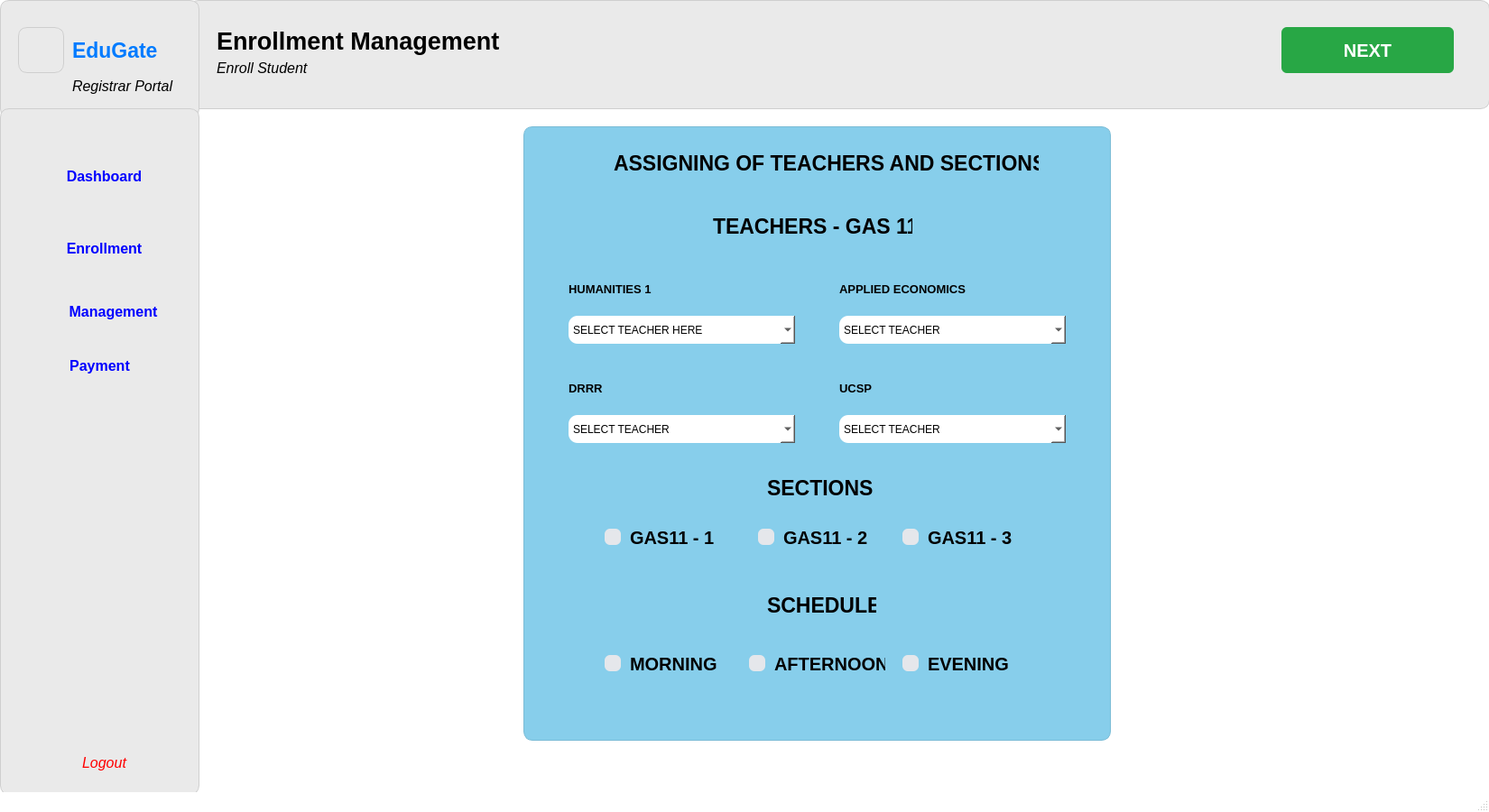
<?xml version="1.0" encoding="UTF-8"?>
<ui version="4.0">
 <class>MainWindow</class>
 <widget class="QMainWindow" name="MainWindow">
  <property name="geometry">
   <rect>
    <x>0</x>
    <y>0</y>
    <width>1650</width>
    <height>900</height>
   </rect>
  </property>
  <property name="sizePolicy">
   <sizepolicy hsizetype="Fixed" vsizetype="Fixed">
    <horstretch>0</horstretch>
    <verstretch>0</verstretch>
   </sizepolicy>
  </property>
  <property name="minimumSize">
   <size>
    <width>1650</width>
    <height>900</height>
   </size>
  </property>
  <property name="maximumSize">
   <size>
    <width>1650</width>
    <height>900</height>
   </size>
  </property>
  <property name="windowTitle">
   <string>MainWindow</string>
  </property>
  <property name="styleSheet">
   <string notr="true">QMainWindow {
    background-color: white;
}
</string>
  </property>
  <widget class="QWidget" name="centralwidget">
   <widget class="QWidget" name="widget" native="true">
    <property name="geometry">
     <rect>
      <x>210</x>
      <y>0</y>
      <width>1441</width>
      <height>121</height>
     </rect>
    </property>
    <property name="styleSheet">
     <string notr="true">QWidget {
    background-color: #eaeaea;  
    border: 1px solid #cfcfcf;
    border-radius: 10px;
}
</string>
    </property>
    <widget class="QLabel" name="label">
     <property name="geometry">
      <rect>
       <x>30</x>
       <y>20</y>
       <width>341</width>
       <height>51</height>
      </rect>
     </property>
     <property name="font">
      <font>
       <family>Segoe UI</family>
       <pointsize>20</pointsize>
       <weight>75</weight>
       <italic>false</italic>
       <bold>true</bold>
      </font>
     </property>
     <property name="styleSheet">
      <string notr="true">QLabel {
    background-color: #eaeaea;   /* match your widget color */
    border: none;                /* remove border */
    color: #000;                 /* text color (change if needed) */
}
</string>
     </property>
     <property name="text">
      <string>Enrollment Management</string>
     </property>
    </widget>
    <widget class="QLabel" name="label_2">
     <property name="geometry">
      <rect>
       <x>30</x>
       <y>60</y>
       <width>171</width>
       <height>31</height>
      </rect>
     </property>
     <property name="font">
      <font>
       <family>Segoe UI</family>
       <pointsize>12</pointsize>
       <weight>50</weight>
       <italic>true</italic>
       <bold>false</bold>
      </font>
     </property>
     <property name="styleSheet">
      <string notr="true">QLabel {
    background-color: #eaeaea;   /* match your widget color */
    border: none;                /* remove border */
    color: #000;                 /* text color (change if needed) */
}
</string>
     </property>
     <property name="text">
      <string>Enroll Student</string>
     </property>
    </widget>
    <widget class="QPushButton" name="pushButton_5">
     <property name="geometry">
      <rect>
       <x>1210</x>
       <y>30</y>
       <width>191</width>
       <height>51</height>
      </rect>
     </property>
     <property name="font">
      <font>
       <family>Segoe UI</family>
       <pointsize>15</pointsize>
       <weight>75</weight>
       <bold>true</bold>
      </font>
     </property>
     <property name="styleSheet">
      <string notr="true">QPushButton {
    background-color: #28a745;
    color: white;
    border: none;
    border-radius: 6px;
    padding: 5px 12px;
}
</string>
     </property>
     <property name="text">
      <string>NEXT</string>
     </property>
    </widget>
   </widget>
   <widget class="QWidget" name="widget_3" native="true">
    <property name="geometry">
     <rect>
      <x>0</x>
      <y>0</y>
      <width>221</width>
      <height>131</height>
     </rect>
    </property>
    <property name="styleSheet">
     <string notr="true">QWidget {
    background-color: #eaeaea;  
    border: 1px solid #cfcfcf;
    border-radius: 10px;
}
</string>
    </property>
    <widget class="QLabel" name="label_3">
     <property name="geometry">
      <rect>
       <x>20</x>
       <y>30</y>
       <width>51</width>
       <height>51</height>
      </rect>
     </property>
     <property name="text">
      <string/>
     </property>
     <property name="pixmap">
      <pixmap>../../../Downloads/ChatGPT Image Dec 10, 2025, 02_26_54 PM.png</pixmap>
     </property>
     <property name="scaledContents">
      <bool>true</bool>
     </property>
    </widget>
    <widget class="QLabel" name="label_4">
     <property name="geometry">
      <rect>
       <x>80</x>
       <y>30</y>
       <width>111</width>
       <height>51</height>
      </rect>
     </property>
     <property name="font">
      <font>
       <family>Segoe UI</family>
       <pointsize>17</pointsize>
       <weight>75</weight>
       <italic>false</italic>
       <bold>true</bold>
      </font>
     </property>
     <property name="styleSheet">
      <string notr="true">QLabel {
    color: #007BFF;    /* nice clean blue */
    background-color: transparent;   /* optional */
    border: none;                    /* optional */
}
</string>
     </property>
     <property name="text">
      <string>EduGate</string>
     </property>
    </widget>
    <widget class="QLabel" name="label_5">
     <property name="geometry">
      <rect>
       <x>80</x>
       <y>80</y>
       <width>121</width>
       <height>31</height>
      </rect>
     </property>
     <property name="font">
      <font>
       <family>Segoe UI</family>
       <pointsize>12</pointsize>
       <weight>50</weight>
       <italic>true</italic>
       <bold>false</bold>
      </font>
     </property>
     <property name="styleSheet">
      <string notr="true">QLabel {
    background-color: #eaeaea;   /* match your widget color */
    border: none;                /* remove border */
    color: #000;                 /* text color (change if needed) */
}
</string>
     </property>
     <property name="text">
      <string>Registrar Portal</string>
     </property>
    </widget>
   </widget>
   <widget class="QWidget" name="widget_2" native="true">
    <property name="geometry">
     <rect>
      <x>0</x>
      <y>120</y>
      <width>221</width>
      <height>761</height>
     </rect>
    </property>
    <property name="styleSheet">
     <string notr="true">QWidget {
    background-color: #eaeaea;  
    border: 1px solid #cfcfcf;
    border-radius: 10px;
}
</string>
    </property>
    <widget class="QLabel" name="label_6">
     <property name="geometry">
      <rect>
       <x>20</x>
       <y>60</y>
       <width>41</width>
       <height>31</height>
      </rect>
     </property>
     <property name="font">
      <font>
       <family>Segoe UI</family>
       <pointsize>8</pointsize>
       <weight>50</weight>
       <italic>true</italic>
       <bold>false</bold>
      </font>
     </property>
     <property name="styleSheet">
      <string notr="true">QLabel {
    background-color: #eaeaea;   /* match your widget color */
    border: none;                /* remove border */
    color: #000;                 /* text color (change if needed) */
}
</string>
     </property>
     <property name="text">
      <string/>
     </property>
     <property name="pixmap">
      <pixmap>../../../Downloads/dashboard-monitor.png</pixmap>
     </property>
     <property name="scaledContents">
      <bool>true</bool>
     </property>
    </widget>
    <widget class="QPushButton" name="pushButton">
     <property name="geometry">
      <rect>
       <x>20</x>
       <y>50</y>
       <width>191</width>
       <height>51</height>
      </rect>
     </property>
     <property name="font">
      <font>
       <family>Segoe UI</family>
       <pointsize>12</pointsize>
       <weight>75</weight>
       <bold>true</bold>
      </font>
     </property>
     <property name="styleSheet">
      <string notr="true">QPushButton {
    border: none;
    outline: none;
    color: blue;
}
QPushButton:hover {
    color: #1565c0;
}

QPushButton:pressed {
    color: #0d47a1;
}
</string>
     </property>
     <property name="text">
      <string>Dashboard</string>
     </property>
    </widget>
    <widget class="QLabel" name="label_7">
     <property name="geometry">
      <rect>
       <x>30</x>
       <y>140</y>
       <width>31</width>
       <height>31</height>
      </rect>
     </property>
     <property name="font">
      <font>
       <family>Segoe UI</family>
       <pointsize>8</pointsize>
       <weight>50</weight>
       <italic>true</italic>
       <bold>false</bold>
      </font>
     </property>
     <property name="styleSheet">
      <string notr="true">QLabel {
    background-color: #eaeaea;   /* match your widget color */
    border: none;                /* remove border */
    color: #000;                 /* text color (change if needed) */
}
</string>
     </property>
     <property name="text">
      <string/>
     </property>
     <property name="pixmap">
      <pixmap>../../../Downloads/user-add.png</pixmap>
     </property>
     <property name="scaledContents">
      <bool>true</bool>
     </property>
    </widget>
    <widget class="QPushButton" name="pushButton_2">
     <property name="geometry">
      <rect>
       <x>20</x>
       <y>130</y>
       <width>191</width>
       <height>51</height>
      </rect>
     </property>
     <property name="font">
      <font>
       <family>Segoe UI</family>
       <pointsize>12</pointsize>
       <weight>75</weight>
       <bold>true</bold>
      </font>
     </property>
     <property name="toolTip">
      <string>&lt;html&gt;&lt;head/&gt;&lt;body&gt;&lt;p&gt;Enrollment&lt;br/&gt;Management&lt;/p&gt;&lt;/body&gt;&lt;/html&gt;</string>
     </property>
     <property name="styleSheet">
      <string notr="true">QPushButton {
    border: none;
    outline: none;
    color: blue;
}
QPushButton:hover {
    color: #1565c0;
}

QPushButton:pressed {
    color: #0d47a1;
}
</string>
     </property>
     <property name="text">
      <string>Enrollment</string>
     </property>
    </widget>
    <widget class="QLabel" name="label_8">
     <property name="geometry">
      <rect>
       <x>20</x>
       <y>210</y>
       <width>41</width>
       <height>31</height>
      </rect>
     </property>
     <property name="font">
      <font>
       <family>Segoe UI</family>
       <pointsize>8</pointsize>
       <weight>50</weight>
       <italic>true</italic>
       <bold>false</bold>
      </font>
     </property>
     <property name="styleSheet">
      <string notr="true">QLabel {
    background-color: #eaeaea;   /* match your widget color */
    border: none;                /* remove border */
    color: #000;                 /* text color (change if needed) */
}
</string>
     </property>
     <property name="text">
      <string/>
     </property>
     <property name="pixmap">
      <pixmap>../../../Downloads/people-group.png</pixmap>
     </property>
     <property name="scaledContents">
      <bool>true</bool>
     </property>
    </widget>
    <widget class="QPushButton" name="pushButton_3">
     <property name="geometry">
      <rect>
       <x>40</x>
       <y>200</y>
       <width>171</width>
       <height>51</height>
      </rect>
     </property>
     <property name="font">
      <font>
       <family>Segoe UI</family>
       <pointsize>12</pointsize>
       <weight>75</weight>
       <bold>true</bold>
      </font>
     </property>
     <property name="toolTip">
      <string>&lt;html&gt;&lt;head/&gt;&lt;body&gt;&lt;p&gt;Enrollment&lt;br/&gt;Management&lt;/p&gt;&lt;/body&gt;&lt;/html&gt;</string>
     </property>
     <property name="styleSheet">
      <string notr="true">QPushButton {
    border: none;
    outline: none;
    color: blue;
}
QPushButton:hover {
    color: #1565c0;
}

QPushButton:pressed {
    color: #0d47a1;
}
</string>
     </property>
     <property name="text">
      <string>Management</string>
     </property>
    </widget>
    <widget class="QPushButton" name="pushButton_4">
     <property name="geometry">
      <rect>
       <x>20</x>
       <y>700</y>
       <width>191</width>
       <height>51</height>
      </rect>
     </property>
     <property name="font">
      <font>
       <family>Segoe UI</family>
       <pointsize>12</pointsize>
       <italic>true</italic>
      </font>
     </property>
     <property name="toolTip">
      <string>&lt;html&gt;&lt;head/&gt;&lt;body&gt;&lt;p&gt;Enrollment&lt;br/&gt;Management&lt;/p&gt;&lt;/body&gt;&lt;/html&gt;</string>
     </property>
     <property name="styleSheet">
      <string notr="true">QPushButton {
    border: none;
    outline: none;
}

QPushButton {
    color: red;
}

</string>
     </property>
     <property name="text">
      <string>Logout</string>
     </property>
    </widget>
    <widget class="QLabel" name="label_9">
     <property name="geometry">
      <rect>
       <x>30</x>
       <y>710</y>
       <width>41</width>
       <height>31</height>
      </rect>
     </property>
     <property name="font">
      <font>
       <family>Segoe UI</family>
       <pointsize>8</pointsize>
       <weight>50</weight>
       <italic>true</italic>
       <bold>false</bold>
      </font>
     </property>
     <property name="styleSheet">
      <string notr="true">QLabel {
    background-color: #eaeaea;   /* match your widget color */
    border: none;                /* remove border */
    color: #000;                 /* text color (change if needed) */
}
</string>
     </property>
     <property name="text">
      <string/>
     </property>
     <property name="pixmap">
      <pixmap>../../../Downloads/sign-out-alt.png</pixmap>
     </property>
     <property name="scaledContents">
      <bool>true</bool>
     </property>
    </widget>
    <widget class="QLabel" name="label_11">
     <property name="geometry">
      <rect>
       <x>20</x>
       <y>270</y>
       <width>41</width>
       <height>31</height>
      </rect>
     </property>
     <property name="font">
      <font>
       <family>Segoe UI</family>
       <pointsize>8</pointsize>
       <weight>50</weight>
       <italic>true</italic>
       <bold>false</bold>
      </font>
     </property>
     <property name="styleSheet">
      <string notr="true">QLabel {
    background-color: #eaeaea;   /* match your widget color */
    border: none;                /* remove border */
    color: #000;                 /* text color (change if needed) */
}
</string>
     </property>
     <property name="text">
      <string/>
     </property>
     <property name="pixmap">
      <pixmap>../../../Downloads/credit-card.png</pixmap>
     </property>
     <property name="scaledContents">
      <bool>true</bool>
     </property>
    </widget>
    <widget class="QPushButton" name="pushButton_6">
     <property name="geometry">
      <rect>
       <x>20</x>
       <y>260</y>
       <width>181</width>
       <height>51</height>
      </rect>
     </property>
     <property name="font">
      <font>
       <family>Segoe UI</family>
       <pointsize>12</pointsize>
       <weight>75</weight>
       <bold>true</bold>
      </font>
     </property>
     <property name="toolTip">
      <string>&lt;html&gt;&lt;head/&gt;&lt;body&gt;&lt;p&gt;Enrollment&lt;br/&gt;Management&lt;/p&gt;&lt;/body&gt;&lt;/html&gt;</string>
     </property>
     <property name="styleSheet">
      <string notr="true">QPushButton {
    border: none;
    outline: none;
    color: blue;
}
QPushButton:hover {
    color: #1565c0;
}

QPushButton:pressed {
    color: #0d47a1;
}
</string>
     </property>
     <property name="text">
      <string>Payment</string>
     </property>
    </widget>
    <widget class="QLabel" name="label_12">
     <property name="geometry">
      <rect>
       <x>20</x>
       <y>270</y>
       <width>41</width>
       <height>31</height>
      </rect>
     </property>
     <property name="font">
      <font>
       <family>Segoe UI</family>
       <pointsize>8</pointsize>
       <weight>50</weight>
       <italic>true</italic>
       <bold>false</bold>
      </font>
     </property>
     <property name="styleSheet">
      <string notr="true">QLabel {
    background-color: #eaeaea;   /* match your widget color */
    border: none;                /* remove border */
    color: #000;                 /* text color (change if needed) */
}
</string>
     </property>
     <property name="text">
      <string/>
     </property>
     <property name="pixmap">
      <pixmap>../../../Downloads/credit-card.png</pixmap>
     </property>
     <property name="scaledContents">
      <bool>true</bool>
     </property>
    </widget>
    <zorder>pushButton</zorder>
    <zorder>label_6</zorder>
    <zorder>pushButton_2</zorder>
    <zorder>label_7</zorder>
    <zorder>pushButton_3</zorder>
    <zorder>label_8</zorder>
    <zorder>pushButton_4</zorder>
    <zorder>label_9</zorder>
    <zorder>label_11</zorder>
    <zorder>pushButton_6</zorder>
    <zorder>label_12</zorder>
   </widget>
   <widget class="QWidget" name="widget_7" native="true">
    <property name="geometry">
     <rect>
      <x>580</x>
      <y>140</y>
      <width>651</width>
      <height>681</height>
     </rect>
    </property>
    <property name="styleSheet">
     <string notr="true">QWidget {
    background-color: #87ceeb;
    border: 1px solid #7bbcd6;
    border-radius: 10px;
}
</string>
    </property>
    <widget class="QLabel" name="label_20">
     <property name="geometry">
      <rect>
       <x>100</x>
       <y>30</y>
       <width>471</width>
       <height>21</height>
      </rect>
     </property>
     <property name="font">
      <font>
       <family>Segoe UI</family>
       <pointsize>17</pointsize>
       <weight>75</weight>
       <bold>true</bold>
      </font>
     </property>
     <property name="styleSheet">
      <string notr="true">QLabel {
    border: none;
}
</string>
     </property>
     <property name="text">
      <string>ASSIGNING OF TEACHERS AND SECTIONS</string>
     </property>
    </widget>
    <widget class="QLabel" name="label_22">
     <property name="geometry">
      <rect>
       <x>50</x>
       <y>170</y>
       <width>161</width>
       <height>21</height>
      </rect>
     </property>
     <property name="font">
      <font>
       <family>Segoe UI</family>
       <pointsize>10</pointsize>
       <weight>75</weight>
       <bold>true</bold>
      </font>
     </property>
     <property name="styleSheet">
      <string notr="true">QLabel {
    border: none;
}
</string>
     </property>
     <property name="text">
      <string>HUMANITIES 1</string>
     </property>
    </widget>
    <widget class="QComboBox" name="comboBox_3">
     <property name="geometry">
      <rect>
       <x>50</x>
       <y>210</y>
       <width>251</width>
       <height>31</height>
      </rect>
     </property>
     <property name="styleSheet">
      <string notr="true">QComboBox {
    background-color: white;
    color: black;
    border: none;
}

QComboBox QAbstractItemView {
    background-color: white;
    color: black;
}
</string>
     </property>
     <property name="inputMethodHints">
      <set>Qt::ImhNone</set>
     </property>
     <property name="editable">
      <bool>false</bool>
     </property>
     <property name="currentText">
      <string>SELECT TEACHER HERE</string>
     </property>
     <item>
      <property name="text">
       <string>SELECT TEACHER HERE</string>
      </property>
     </item>
     <item>
      <property name="text">
       <string>Jocelyn P. Aquino</string>
      </property>
     </item>
     <item>
      <property name="text">
       <string>Jerome V. Castillo</string>
      </property>
     </item>
     <item>
      <property name="text">
       <string>Faith L. Torres</string>
      </property>
     </item>
    </widget>
    <widget class="QLabel" name="label_23">
     <property name="geometry">
      <rect>
       <x>350</x>
       <y>170</y>
       <width>191</width>
       <height>21</height>
      </rect>
     </property>
     <property name="font">
      <font>
       <family>Segoe UI</family>
       <pointsize>10</pointsize>
       <weight>75</weight>
       <bold>true</bold>
      </font>
     </property>
     <property name="styleSheet">
      <string notr="true">QLabel {
    border: none;
}
</string>
     </property>
     <property name="text">
      <string>APPLIED ECONOMICS</string>
     </property>
    </widget>
    <widget class="QComboBox" name="comboBox_4">
     <property name="geometry">
      <rect>
       <x>350</x>
       <y>210</y>
       <width>251</width>
       <height>31</height>
      </rect>
     </property>
     <property name="styleSheet">
      <string notr="true">QComboBox {
    background-color: white;
    color: black;
    border: none;
}

QComboBox QAbstractItemView {
    background-color: white;
    color: black;
}
</string>
     </property>
     <property name="inputMethodHints">
      <set>Qt::ImhNone</set>
     </property>
     <property name="editable">
      <bool>false</bool>
     </property>
     <property name="currentText">
      <string>SELECT TEACHER</string>
     </property>
     <item>
      <property name="text">
       <string>SELECT TEACHER</string>
      </property>
     </item>
     <item>
      <property name="text">
       <string>Faith L. Torres</string>
      </property>
     </item>
     <item>
      <property name="text">
       <string>Kevin M. Salazar</string>
      </property>
     </item>
     <item>
      <property name="text">
       <string>Noel R. Ramirez</string>
      </property>
     </item>
    </widget>
    <widget class="QComboBox" name="comboBox_5">
     <property name="geometry">
      <rect>
       <x>50</x>
       <y>320</y>
       <width>251</width>
       <height>31</height>
      </rect>
     </property>
     <property name="styleSheet">
      <string notr="true">QComboBox {
    background-color: white;
    color: black;
    border: none;
}

QComboBox QAbstractItemView {
    background-color: white;
    color: black;
}
</string>
     </property>
     <property name="inputMethodHints">
      <set>Qt::ImhNone</set>
     </property>
     <property name="editable">
      <bool>false</bool>
     </property>
     <property name="currentText">
      <string>SELECT TEACHER</string>
     </property>
     <item>
      <property name="text">
       <string>SELECT TEACHER</string>
      </property>
     </item>
     <item>
      <property name="text">
       <string>Noel R. Ramirez</string>
      </property>
     </item>
     <item>
      <property name="text">
       <string>Jerome V. Castillo</string>
      </property>
     </item>
     <item>
      <property name="text">
       <string>Jocelyn P. Aquino</string>
      </property>
     </item>
    </widget>
    <widget class="QLabel" name="label_25">
     <property name="geometry">
      <rect>
       <x>50</x>
       <y>280</y>
       <width>161</width>
       <height>21</height>
      </rect>
     </property>
     <property name="font">
      <font>
       <family>Segoe UI</family>
       <pointsize>10</pointsize>
       <weight>75</weight>
       <bold>true</bold>
      </font>
     </property>
     <property name="styleSheet">
      <string notr="true">QLabel {
    border: none;
}
</string>
     </property>
     <property name="text">
      <string>DRRR</string>
     </property>
    </widget>
    <widget class="QComboBox" name="comboBox_6">
     <property name="geometry">
      <rect>
       <x>350</x>
       <y>320</y>
       <width>251</width>
       <height>31</height>
      </rect>
     </property>
     <property name="styleSheet">
      <string notr="true">QComboBox {
    background-color: white;
    color: black;
    border: none;
}

QComboBox QAbstractItemView {
    background-color: white;
    color: black;
}
</string>
     </property>
     <property name="inputMethodHints">
      <set>Qt::ImhNone</set>
     </property>
     <property name="editable">
      <bool>false</bool>
     </property>
     <property name="currentText">
      <string>SELECT TEACHER</string>
     </property>
     <item>
      <property name="text">
       <string>SELECT TEACHER</string>
      </property>
     </item>
     <item>
      <property name="text">
       <string>Jerome V. Castillo</string>
      </property>
     </item>
     <item>
      <property name="text">
       <string>Jocelyn P. Aquino</string>
      </property>
     </item>
     <item>
      <property name="text">
       <string>Faith L. Torres</string>
      </property>
     </item>
    </widget>
    <widget class="QLabel" name="label_26">
     <property name="geometry">
      <rect>
       <x>350</x>
       <y>280</y>
       <width>191</width>
       <height>21</height>
      </rect>
     </property>
     <property name="font">
      <font>
       <family>Segoe UI</family>
       <pointsize>10</pointsize>
       <weight>75</weight>
       <bold>true</bold>
      </font>
     </property>
     <property name="styleSheet">
      <string notr="true">QLabel {
    border: none;
}
</string>
     </property>
     <property name="text">
      <string>UCSP</string>
     </property>
    </widget>
    <widget class="QCheckBox" name="checkBox">
     <property name="geometry">
      <rect>
       <x>90</x>
       <y>430</y>
       <width>141</width>
       <height>51</height>
      </rect>
     </property>
     <property name="font">
      <font>
       <family>Segoe UI</family>
       <pointsize>-1</pointsize>
       <weight>75</weight>
       <bold>true</bold>
      </font>
     </property>
     <property name="styleSheet">
      <string notr="true">QCheckBox {
    background: transparent;
    border: none;
    padding: 0px;
    margin: 0px;

    spacing: 10px;
    color: #000000;          /* BLACK text */
    font-family: &quot;Segoe UI&quot;;
    font-size: 20px;
    font-weight: bold;
}

QCheckBox::indicator {
    width: 18px;
    height: 18px;
    border: none;            /* no border */
    background-color: #e5e7eb;
    border-radius: 6px;
}

QCheckBox::indicator:checked {
    background-color: #22c55e;   /* green */
}
</string>
     </property>
     <property name="text">
      <string>GAS11 - 1</string>
     </property>
    </widget>
    <widget class="QCheckBox" name="checkBox_3">
     <property name="geometry">
      <rect>
       <x>420</x>
       <y>430</y>
       <width>141</width>
       <height>51</height>
      </rect>
     </property>
     <property name="font">
      <font>
       <family>Segoe UI</family>
       <pointsize>-1</pointsize>
       <weight>75</weight>
       <bold>true</bold>
      </font>
     </property>
     <property name="styleSheet">
      <string notr="true">QCheckBox {
    background: transparent;
    border: none;
    padding: 0px;
    margin: 0px;

    spacing: 10px;
    color: #000000;          /* BLACK text */
    font-family: &quot;Segoe UI&quot;;
    font-size: 20px;
    font-weight: bold;
}

QCheckBox::indicator {
    width: 18px;
    height: 18px;
    border: none;            /* no border */
    background-color: #e5e7eb;
    border-radius: 6px;
}

QCheckBox::indicator:checked {
    background-color: #22c55e;   /* green */
}
</string>
     </property>
     <property name="text">
      <string>GAS11 - 3</string>
     </property>
    </widget>
    <widget class="QCheckBox" name="checkBox_4">
     <property name="geometry">
      <rect>
       <x>260</x>
       <y>430</y>
       <width>141</width>
       <height>51</height>
      </rect>
     </property>
     <property name="font">
      <font>
       <family>Segoe UI</family>
       <pointsize>-1</pointsize>
       <weight>75</weight>
       <bold>true</bold>
      </font>
     </property>
     <property name="styleSheet">
      <string notr="true">QCheckBox {
    background: transparent;
    border: none;
    padding: 0px;
    margin: 0px;

    spacing: 10px;
    color: #000000;          /* BLACK text */
    font-family: &quot;Segoe UI&quot;;
    font-size: 20px;
    font-weight: bold;
}

QCheckBox::indicator {
    width: 18px;
    height: 18px;
    border: none;            /* no border */
    background-color: #e5e7eb;
    border-radius: 6px;
}

QCheckBox::indicator:checked {
    background-color: #22c55e;   /* green */
}
</string>
     </property>
     <property name="text">
      <string>GAS11 - 2</string>
     </property>
    </widget>
    <widget class="QLabel" name="label_34">
     <property name="geometry">
      <rect>
       <x>270</x>
       <y>390</y>
       <width>121</width>
       <height>21</height>
      </rect>
     </property>
     <property name="font">
      <font>
       <family>Segoe UI</family>
       <pointsize>17</pointsize>
       <weight>75</weight>
       <bold>true</bold>
      </font>
     </property>
     <property name="styleSheet">
      <string notr="true">QLabel {
    border: none;
}
</string>
     </property>
     <property name="text">
      <string>SECTIONS</string>
     </property>
    </widget>
    <widget class="QLabel" name="label_28">
     <property name="geometry">
      <rect>
       <x>210</x>
       <y>100</y>
       <width>221</width>
       <height>21</height>
      </rect>
     </property>
     <property name="font">
      <font>
       <family>Segoe UI</family>
       <pointsize>17</pointsize>
       <weight>75</weight>
       <bold>true</bold>
      </font>
     </property>
     <property name="styleSheet">
      <string notr="true">QLabel {
    border: none;
}
</string>
     </property>
     <property name="text">
      <string>TEACHERS - GAS 11</string>
     </property>
    </widget>
    <widget class="QLabel" name="label_35">
     <property name="geometry">
      <rect>
       <x>270</x>
       <y>520</y>
       <width>121</width>
       <height>21</height>
      </rect>
     </property>
     <property name="font">
      <font>
       <family>Segoe UI</family>
       <pointsize>17</pointsize>
       <weight>75</weight>
       <bold>true</bold>
      </font>
     </property>
     <property name="styleSheet">
      <string notr="true">QLabel {
    border: none;
}
</string>
     </property>
     <property name="text">
      <string>SCHEDULE</string>
     </property>
    </widget>
    <widget class="QCheckBox" name="checkBox_2">
     <property name="geometry">
      <rect>
       <x>90</x>
       <y>570</y>
       <width>141</width>
       <height>51</height>
      </rect>
     </property>
     <property name="font">
      <font>
       <family>Segoe UI</family>
       <pointsize>-1</pointsize>
       <weight>75</weight>
       <bold>true</bold>
      </font>
     </property>
     <property name="styleSheet">
      <string notr="true">QCheckBox {
    background: transparent;
    border: none;
    padding: 0px;
    margin: 0px;

    spacing: 10px;
    color: #000000;          /* BLACK text */
    font-family: &quot;Segoe UI&quot;;
    font-size: 20px;
    font-weight: bold;
}

QCheckBox::indicator {
    width: 18px;
    height: 18px;
    border: none;            /* no border */
    background-color: #e5e7eb;
    border-radius: 6px;
}

QCheckBox::indicator:checked {
    background-color: #22c55e;   /* green */
}
</string>
     </property>
     <property name="text">
      <string>MORNING</string>
     </property>
    </widget>
    <widget class="QCheckBox" name="checkBox_5">
     <property name="geometry">
      <rect>
       <x>250</x>
       <y>570</y>
       <width>151</width>
       <height>51</height>
      </rect>
     </property>
     <property name="font">
      <font>
       <family>Segoe UI</family>
       <pointsize>-1</pointsize>
       <weight>75</weight>
       <bold>true</bold>
      </font>
     </property>
     <property name="styleSheet">
      <string notr="true">QCheckBox {
    background: transparent;
    border: none;
    padding: 0px;
    margin: 0px;

    spacing: 10px;
    color: #000000;          /* BLACK text */
    font-family: &quot;Segoe UI&quot;;
    font-size: 20px;
    font-weight: bold;
}

QCheckBox::indicator {
    width: 18px;
    height: 18px;
    border: none;            /* no border */
    background-color: #e5e7eb;
    border-radius: 6px;
}

QCheckBox::indicator:checked {
    background-color: #22c55e;   /* green */
}
</string>
     </property>
     <property name="text">
      <string>AFTERNOON</string>
     </property>
    </widget>
    <widget class="QCheckBox" name="checkBox_6">
     <property name="geometry">
      <rect>
       <x>420</x>
       <y>570</y>
       <width>141</width>
       <height>51</height>
      </rect>
     </property>
     <property name="font">
      <font>
       <family>Segoe UI</family>
       <pointsize>-1</pointsize>
       <weight>75</weight>
       <bold>true</bold>
      </font>
     </property>
     <property name="styleSheet">
      <string notr="true">QCheckBox {
    background: transparent;
    border: none;
    padding: 0px;
    margin: 0px;

    spacing: 10px;
    color: #000000;          /* BLACK text */
    font-family: &quot;Segoe UI&quot;;
    font-size: 20px;
    font-weight: bold;
}

QCheckBox::indicator {
    width: 18px;
    height: 18px;
    border: none;            /* no border */
    background-color: #e5e7eb;
    border-radius: 6px;
}

QCheckBox::indicator:checked {
    background-color: #22c55e;   /* green */
}
</string>
     </property>
     <property name="text">
      <string>EVENING</string>
     </property>
    </widget>
   </widget>
  </widget>
  <widget class="QStatusBar" name="statusbar"/>
 </widget>
 <resources/>
 <connections/>
</ui>
